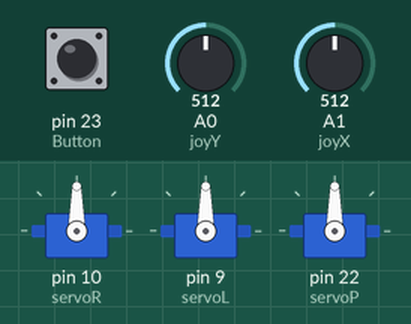
A sketch run on a simulated Arduino Mega 2560, built with avr-gcc and run on an emulated ATmega2560. Parts: 3 × servo. The test bench sets the inputs (shaded band); at power-on: A0 (joyY) = 512, A1 (joyX) = 512, pin 23 (Button) LOW. What the sketch prints to the serial monitor is not drawn.

Above: at 1.2 s.
1.3 s: A0 (joyY) set to 716
At 2.5 s:
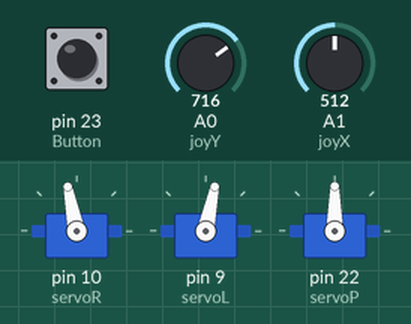
4.3 s: A1 (joyX) set to 716
At 4.57 s:
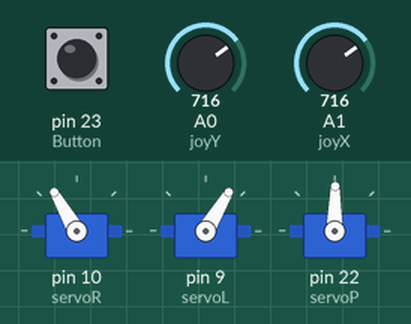
At 6.75 s:
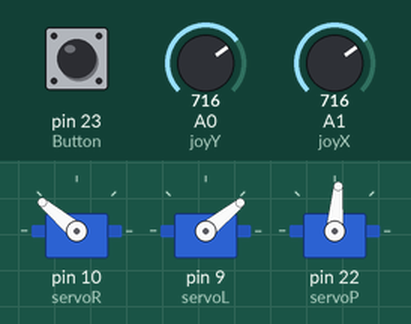
7.3 s: A0 (joyY) set to 306
10.3 s: A0 (joyY) set to 122
At 11.88 s:
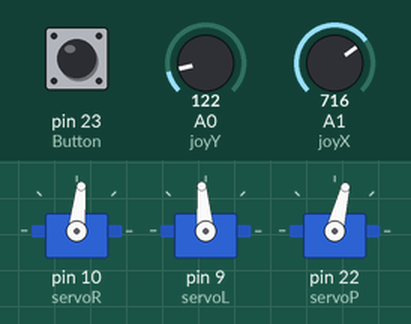
13.3 s: A1 (joyX) set to 900
16.3 s: A0 (joyY) set to 900
Timing chart, 0 to 22.2 s (numbered marks = the images above; inputs shaded):
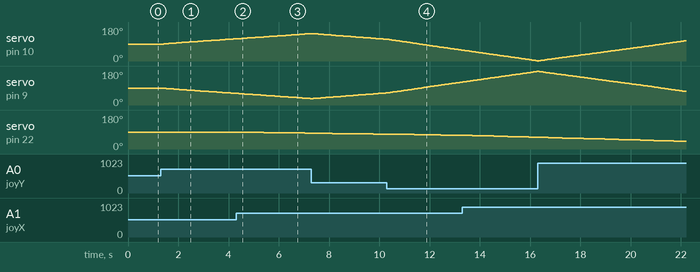

Measured:
- after the input at 1.3 s, servo on pin 10 (servoR): moves from 90° to 117° over 2.8 s, starting after 0.12 s; servo on pin 9 (servoL): moves from 90° to 62° over 2.9 s, starting at once
- after the input at 4.3 s, servo on pin 22 (servoP): moves from 90° to 84° over 2.7 s, starting at once

The sketch:

Aim.ino
```cpp
#include <AFMotor.h>
#include <Servo.h>

Servo servoR;
Servo servoL;
Servo servoP;

//Joystick Pins
const int joyX = 1;
const int joyY = 0;

//Variables for the on/off button
const int Button = 23;
int buttonState = 0;
int lastButtonState = 0;

//Joystick Values
float joyValY;
float joyValX;

//Servo positions
float servValR = 90;
float servValL = 90;
float servValP = 90;

int active = 0;

void setup() {
  pinMode (joyX, INPUT);
  pinMode (joyY, INPUT);
  pinMode (Button, INPUT);
  servoR.attach(10);
  servoL.attach(9);
  servoP.attach(22);
  Serial.begin(9600);
  //servoL.write(85);
}

void loop() {
  //Read the on/off button
  buttonState = digitalRead(Button);
  //Toggle the activeness
  if(buttonState != lastButtonState){
    if (buttonState == HIGH && active == 0){
      active = 1;
    } else if(buttonState == HIGH){
      active = 0;
    }
    delay(50);
  }
  lastButtonState = buttonState;

  //Read joystick
  float joyValX = analogRead (joyX);
  //Map the values
  joyValX = map (joyValX, 0, 1023, -50, 50);
  //Dead zone
  if(joyValX > -3 && joyValX < 3)
  {
    joyValX = 0;
  }
  //Scale it down
  joyValX = joyValX * 0.0015;
  //Adjust the servo pos
  servValP -= joyValX;
  //Make sure it doesn't exceed the boundaries
  if(servValP > 180){
    servValP = 180;
  } else if(servValP < 0)
  {
    servValP = 0;
  }
  //Write it to the servo
  servoP.write((int)servValP);

  //Read joystick
  float joyValY = analogRead(joyY);
  //Map the values
  joyValY = map (joyValY, 0, 1023, -50, 50);
  //Dead zone
  if(joyValY > -3 && joyValY < 3){
    joyValY = 0;
  }
  //Scale it down
  joyValY = joyValY * 0.0075;

  //Adjust the servo positions
  servValL -= joyValY;
  servValR += joyValY;
  //Make sure it doensn't exceed the boundaries

  /*if(servValL > 104){
    servValL = 104;
  } else if(servValL < 86){
    servValL = 86;
  }

  if(servValR > 109){
    servValR = 109;
  } else if(servValR < 76){
    servValR = 76;
  }*/

  Serial.println(servValR);
  Serial.println(servValL);
  //Write it to the servos
  servoL.write((int)servValL);
  servoR.write((int)servValR);
}
```
